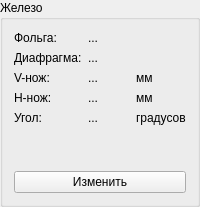
        <widget class="QGroupBox" name="groupBox_7">
         <property name="title">
          <string>Железо</string>
         </property>
         <layout class="QGridLayout" name="gridLayout_14">
          <item row="2" column="0">
           <widget class="QLabel" name="label_42">
            <property name="text">
             <string>V-нож:</string>
            </property>
           </widget>
          </item>
          <item row="2" column="3">
           <widget class="QLabel" name="label_49">
            <property name="text">
             <string>мм</string>
            </property>
           </widget>
          </item>
          <item row="3" column="3">
           <widget class="QLabel" name="label_48">
            <property name="text">
             <string>мм</string>
            </property>
           </widget>
          </item>
          <item row="3" column="0">
           <widget class="QLabel" name="label_43">
            <property name="text">
             <string>H-нож:</string>
            </property>
           </widget>
          </item>
          <item row="5" column="1">
           <spacer name="verticalSpacer_3">
            <property name="orientation">
             <enum>Qt::Vertical</enum>
            </property>
            <property name="sizeHint" stdset="0">
             <size>
              <width>20</width>
              <height>40</height>
             </size>
            </property>
           </spacer>
          </item>
          <item row="4" column="0">
           <widget class="QLabel" name="label_46">
            <property name="text">
             <string>Угол:</string>
            </property>
           </widget>
          </item>
          <item row="4" column="3">
           <widget class="QLabel" name="label_47">
            <property name="text">
             <string>градусов</string>
            </property>
           </widget>
          </item>
          <item row="1" column="1" colspan="2">
           <widget class="QLabel" name="hardware_diaph_label">
            <property name="text">
             <string>...</string>
            </property>
           </widget>
          </item>
          <item row="1" column="0">
           <widget class="QLabel" name="label_45">
            <property name="text">
             <string>Диафрагма:</string>
            </property>
           </widget>
          </item>
          <item row="4" column="1" colspan="2">
           <widget class="QLabel" name="hardware_angle_label">
            <property name="text">
             <string>...</string>
            </property>
           </widget>
          </item>
          <item row="2" column="1" colspan="2">
           <widget class="QLabel" name="hardware_Vknife_label">
            <property name="text">
             <string>...</string>
            </property>
           </widget>
          </item>
          <item row="3" column="1" colspan="2">
           <widget class="QLabel" name="hardware_Hknife_label">
            <property name="text">
             <string>...</string>
            </property>
           </widget>
          </item>
          <item row="0" column="1" colspan="2">
           <widget class="QLabel" name="hardware_foil_label">
            <property name="text">
             <string>...</string>
            </property>
           </widget>
          </item>
          <item row="0" column="0">
           <widget class="QLabel" name="label_44">
            <property name="text">
             <string>Фольга:</string>
            </property>
           </widget>
          </item>
          <item row="6" column="0" colspan="4">
           <widget class="QPushButton" name="changeHard_pushButton">
            <property name="sizePolicy">
             <sizepolicy hsizetype="Minimum" vsizetype="Preferred">
              <horstretch>0</horstretch>
              <verstretch>0</verstretch>
             </sizepolicy>
            </property>
            <property name="text">
             <string>Изменить</string>
            </property>
           </widget>
          </item>
         </layout>
        </widget>
